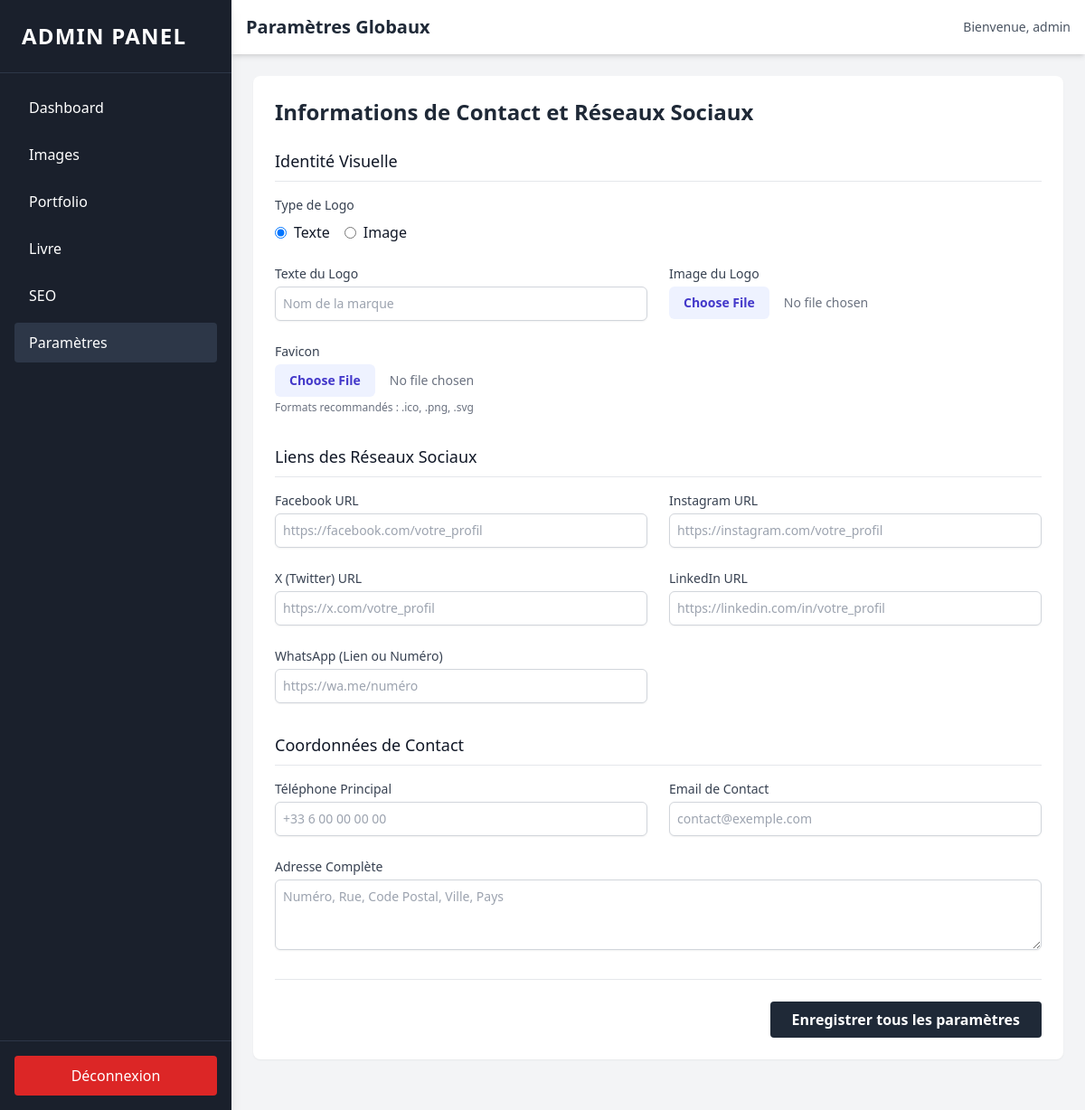
The page /admin/settings (signed in) on the database as committed earlier.
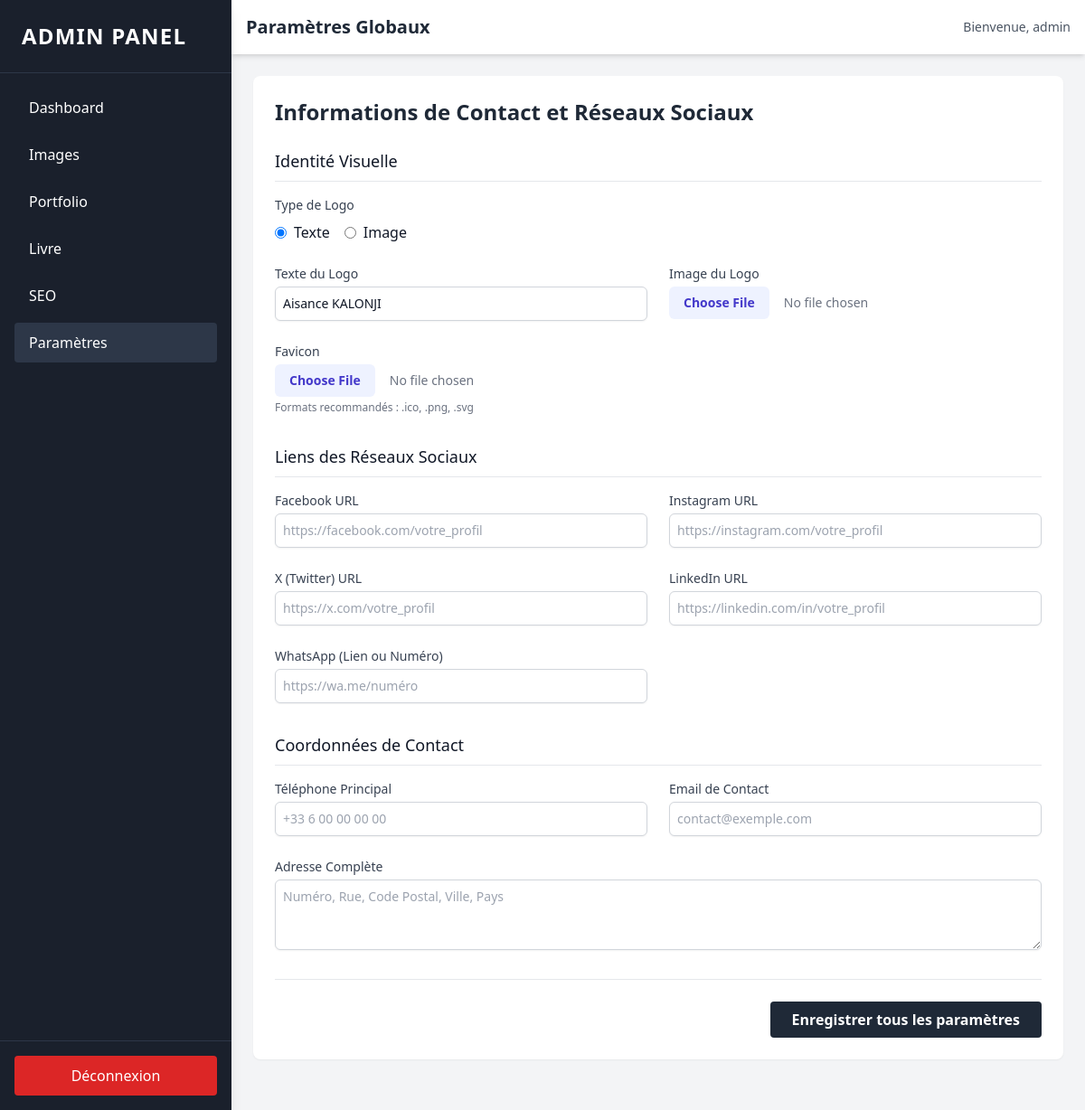
The same page on the database as committed later.
### models/admin_user.py (models this page shows, shortened)
class AdminUser(db.Model, UserMixin):
    __tablename__ = 'admin_users'
    id = db.Column(db.Integer, primary_key=True)
    username = db.Column(db.String(80), unique=True, nullable=False)
    password_hash = db.Column(db.String(255), nullable=False)

### models/setting.py (models this page shows, shortened)
class GlobalSetting(db.Model):
    __tablename__ = 'global_settings'
    id = db.Column(db.Integer, primary_key=True)
    key = db.Column(db.String(100), unique=True, nullable=False)
    value = db.Column(db.Text, nullable=True)

### routes/admin_routes.py (the view, shortened to what this page needs)
@admin_bp.route('/settings', methods=['GET', 'POST'])
@login_required
def settings():
    keys = [
        'logo_type', 'logo_text',
        'facebook', 'instagram', 'x', 'linkedin', 'whatsapp',
        'phone', 'email', 'address'
    ]
    existing_settings = {s.key: s.value for s in GlobalSetting.query.all()}
    return render_template('admin/settings.html', settings=existing_settings)

### templates/admin/settings.html (shortened to what this page needs)
{% extends "admin/base.html" %}
{% block header_title %}Paramètres Globaux{% endblock %}
{% block content %}
<div class="bg-white rounded-lg shadow-sm p-6 max-w-4xl mx-auto mb-8">
    <h2 class="text-2xl font-bold text-gray-800 mb-6">Informations de Contact et Réseaux Sociaux</h2>
    <form method="POST" action="{{ url_for('admin.settings') }}" enctype="multipart/form-data" class="space-y-8">
        <div>
            <h3 class="text-lg font-medium text-gray-900 border-b pb-2 mb-4">Identité Visuelle</h3>
            <div class="grid grid-cols-1 md:grid-cols-2 gap-6">
                <div class="md:col-span-2">
                    <label class="block text-sm font-medium text-gray-700 mb-2">Type de Logo</label>
                    <div class="flex items-center space-x-4">
                        <label class="inline-flex items-center">
                            <input type="radio" name="logo_type" value="text" class="form-radio text-indigo-600" {% if settings.get('logo_type', 'text') == 'text' %}checked{% endif %}>
                            <span class="ml-2">Texte</span>
                        </label>
                        <label class="inline-flex items-center">
                            <input type="radio" name="logo_type" value="image" class="form-radio text-indigo-600" {% if settings.get('logo_type') == 'image' %}checked{% endif %}>
                            <span class="ml-2">Image</span>
                        </label>
                    </div>
                </div>
                <div>
                    <label for="logo_text" class="block text-sm font-medium text-gray-700">Texte du Logo</label>
                    <input type="text" name="logo_text" id="logo_text" value="{{ settings.get('logo_text', '') }}" class="mt-1 block w-full rounded-md border-gray-300 shadow-sm focus:border-indigo-500 focus:ring-indigo-500 sm:text-sm p-2 border" placeholder="Nom de la marque">
                </div>
                <div>
                    <label for="logo_image" class="block text-sm font-medium text-gray-700">Image du Logo</label>
                    <input type="file" name="logo_image" id="logo_image" accept=".png,.jpg,.jpeg,.gif,.svg,.webp" class="mt-1 block w-full text-sm text-gray-500 file:mr-4 file:py-2 file:px-4 file:rounded-md file:border-0 file:text-sm file:font-semibold file:bg-indigo-50 file:text-indigo-700 hover:file:bg-indigo-100">
                </div>
                <div class="md:col-span-2">
                    <label for="favicon_image" class="block text-sm font-medium text-gray-700">Favicon</label>
                    <input type="file" name="favicon_image" id="favicon_image" accept=".ico,.png,.svg" class="mt-1 block w-full text-sm text-gray-500 file:mr-4 file:py-2 file:px-4 file:rounded-md file:border-0 file:text-sm file:font-semibold file:bg-indigo-50 file:text-indigo-700 hover:file:bg-indigo-100">
                    <p class="text-xs text-gray-500 mt-1">Formats recommandés : .ico, .png, .svg</p>
                </div>
            </div>
        </div>
        <div>
            <h3 class="text-lg font-medium text-gray-900 border-b pb-2 mb-4">Liens des Réseaux Sociaux</h3>
            <div class="grid grid-cols-1 md:grid-cols-2 gap-6">
                <div>
                    <label for="facebook" class="block text-sm font-medium text-gray-700">Facebook URL</label>
                    <input type="url" name="facebook" id="facebook" value="{{ settings.get('facebook', '') }}" class="mt-1 block w-full rounded-md border-gray-300 shadow-sm focus:border-indigo-500 focus:ring-indigo-500 sm:text-sm p-2 border" placeholder="https://facebook.com/votre_profil">
                </div>
                <div>
                    <label for="instagram" class="block text-sm font-medium text-gray-700">Instagram URL</label>
                    <input type="url" name="instagram" id="instagram" value="{{ settings.get('instagram', '') }}" class="mt-1 block w-full rounded-md border-gray-300 shadow-sm focus:border-indigo-500 focus:ring-indigo-500 sm:text-sm p-2 border" placeholder="https://instagram.com/votre_profil">
                </div>
                <div>
                    <label for="x" class="block text-sm font-medium text-gray-700">X (Twitter) URL</label>
                    <input type="url" name="x" id="x" value="{{ settings.get('x', '') }}" class="mt-1 block w-full rounded-md border-gray-300 shadow-sm focus:border-indigo-500 focus:ring-indigo-500 sm:text-sm p-2 border" placeholder="https://x.com/votre_profil">
                </div>
                <div>
                    <label for="linkedin" class="block text-sm font-medium text-gray-700">LinkedIn URL</label>
                    <input type="url" name="linkedin" id="linkedin" value="{{ settings.get('linkedin', '') }}" class="mt-1 block w-full rounded-md border-gray-300 shadow-sm focus:border-indigo-500 focus:ring-indigo-500 sm:text-sm p-2 border" placeholder="https://linkedin.com/in/votre_profil">
                </div>
                <div>
                    <label for="whatsapp" class="block text-sm font-medium text-gray-700">WhatsApp (Lien ou Numéro)</label>
                    <input type="text" name="whatsapp" id="whatsapp" value="{{ settings.get('whatsapp', '') }}" class="mt-1 block w-full rounded-md border-gray-300 shadow-sm focus:border-indigo-500 focus:ring-indigo-500 sm:text-sm p-2 border" placeholder="https://wa.me/numéro">
                </div>
            </div>
        </div>
        <div>
            <h3 class="text-lg font-medium text-gray-900 border-b pb-2 mb-4">Coordonnées de Contact</h3>
            <div class="space-y-6">
                <div class="grid grid-cols-1 md:grid-cols-2 gap-6">
                    <div>
                        <label for="phone" class="block text-sm font-medium text-gray-700">Téléphone Principal</label>
                        <input type="text" name="phone" id="phone" value="{{ settings.get('phone', '') }}" class="mt-1 block w-full rounded-md border-gray-300 shadow-sm focus:border-indigo-500 focus:ring-indigo-500 sm:text-sm p-2 border" placeholder="+33 6 00 00 00 00">
                    </div>
                    <div>
                        <label for="email" class="block text-sm font-medium text-gray-700">Email de Contact</label>
                        <input type="email" name="email" id="email" value="{{ settings.get('email', '') }}" class="mt-1 block w-full rounded-md border-gray-300 shadow-sm focus:border-indigo-500 focus:ring-indigo-500 sm:text-sm p-2 border" placeholder="contact@exemple.com">
                    </div>
                </div>
                <div>
                    <label for="address" class="block text-sm font-medium text-gray-700">Adresse Complète</label>
                    <textarea name="address" id="address" rows="3" class="mt-1 block w-full rounded-md border-gray-300 shadow-sm focus:border-indigo-500 focus:ring-indigo-500 sm:text-sm p-2 border" placeholder="Numéro, Rue, Code Postal, Ville, Pays">{{ settings.get('address', '') }}</textarea>
                </div>
            </div>
        </div>
        <div class="pt-6 border-t border-gray-200 flex justify-end">
            <button type="submit" class="bg-gray-800 hover:bg-black text-white font-bold py-2 px-6 rounded focus:outline-none focus:shadow-outline transition duration-150 ease-in-out">
                Enregistrer tous les paramètres
            </button>
        </div>
    </form>
</div>
{% endblock %}

### templates/admin/base.html (shortened to what this page needs)
<!DOCTYPE html>
<html lang="fr">
<head>
    <script src="https://cdn.tailwindcss.com"></script>
</head>
<body class="bg-gray-100 font-sans leading-normal tracking-normal text-gray-900 h-screen flex overflow-hidden">
    <aside class="w-64 bg-primary text-white flex flex-col h-full shadow-lg z-20 transition-transform duration-300 transform -translate-x-full md:translate-x-0 fixed md:relative" id="sidebar">
        <div class="p-6 border-b border-secondary flex justify-between items-center">
            <h1 class="text-2xl font-semibold uppercase tracking-wider">Admin Panel</h1>
        </div>
        <nav class="flex-grow p-4 space-y-2 overflow-y-auto">
            <a href="{{ url_for('admin.dashboard') }}" class="block py-2.5 px-4 rounded transition duration-200 hover:bg-secondary hover:text-white {% if request.endpoint == 'admin.dashboard' %}bg-secondary text-white{% endif %}">
                Dashboard
            </a>
            <a href="{{ url_for('admin.images') }}" class="block py-2.5 px-4 rounded transition duration-200 hover:bg-secondary hover:text-white {% if request.endpoint == 'admin.images' %}bg-secondary text-white{% endif %}">
                Images
            </a>
            <a href="{{ url_for('admin.portfolio') }}" class="block py-2.5 px-4 rounded transition duration-200 hover:bg-secondary hover:text-white ">
                Portfolio
            </a>
            <a href="{{ url_for('admin.book') }}" class="block py-2.5 px-4 rounded transition duration-200 hover:bg-secondary hover:text-white {% if request.endpoint == 'admin.book' %}bg-secondary text-white{% endif %}">
                Livre
            </a>
            <a href="{{ url_for('admin.seo') }}" class="block py-2.5 px-4 rounded transition duration-200 hover:bg-secondary hover:text-white {% if request.endpoint == 'admin.seo' %}bg-secondary text-white{% endif %}">
                SEO
            </a>
            <a href="{{ url_for('admin.settings') }}" class="block py-2.5 px-4 rounded transition duration-200 hover:bg-secondary hover:text-white {% if request.endpoint == 'admin.settings' %}bg-secondary text-white{% endif %}">
                Paramètres
            </a>
        </nav>
        <div class="p-4 border-t border-secondary">
            <a href="{{ url_for('admin.logout') }}" class="block py-2.5 px-4 rounded bg-red-600 hover:bg-red-700 text-center transition duration-200">
                Déconnexion
            </a>
        </div>
    </aside>
    <div class="flex-1 flex flex-col h-full relative w-full">
        <header class="bg-white shadow-md p-4 flex justify-between items-center z-10">
            <div class="flex items-center">
                <div class="text-xl font-semibold text-gray-800">
                    {% block header_title %}Dashboard{% endblock %}
                </div>
            </div>
            <div class="flex items-center space-x-4">
                {% if current_user.is_authenticated %}
                <span class="text-sm text-gray-600">Bienvenue, {{ current_user.username }}</span>
                {% endif %}
            </div>
        </header>
        <main class="flex-1 p-6 overflow-x-hidden overflow-y-auto bg-gray-100">
            {% block content %}{% endblock %}
        </main>
    </div>
</body>
</html>

Rows that differ between the two databases and show on the page:
added GlobalSetting: value "☑ Texte", value "☐ Image"
added GlobalSetting: logo_text "Aisance KALONJI"
Other text that changed with them:
form field logo_type: "☑ Texte" → (not shown)
form field logo_type: "☐ Image" → (not shown)
